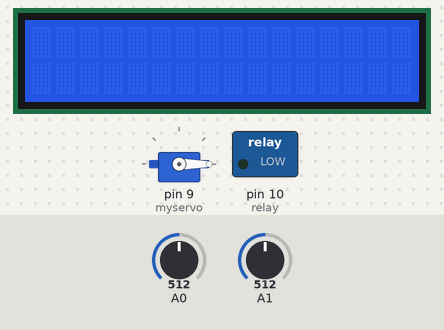
The sketch below on a simulated Arduino Uno, built with avr-gcc and run on an emulated ATmega328P. Parts: 16×2 character LCD, servo, switched loads named in the sketch (green lamp = pin HIGH). Wiring (inferred from the names in the program): DS1307 clock at I2C address 0x68. The test bench sets the inputs (shaded band); at power-on: A1 = 512, A0 = 512. The local clock reads 2024-03-15 10:24:30 at power-on unless the sketch sets it.

Above: at 1.2 s.
1.3 s: A1 set to 716
At 2.17 s:
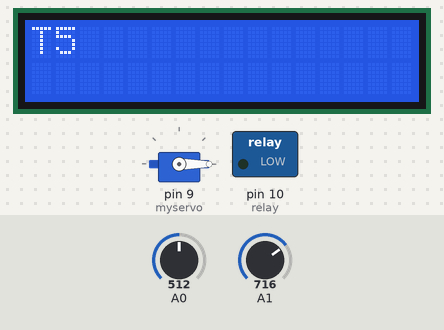
At 3.0 s:
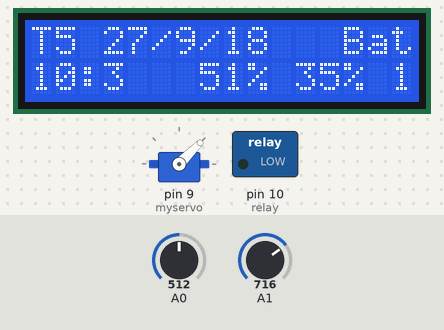
Timing chart, 0 to 10.0 s (numbered marks = the images above; inputs shaded):
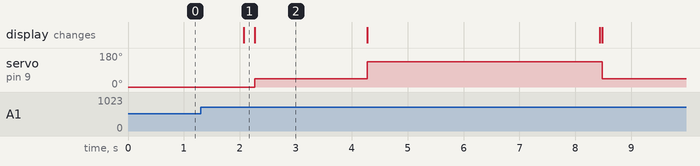

The sketch:

tuoi_cay_tu_dong.ino
```cpp
#include <Wire.h>
#include <LiquidCrystal_I2C.h>
#include "Servo.h"

#define servo1 9
#define relay 10

LiquidCrystal_I2C lcd(0x27, 16, 2);
Servo myservo;  // create servo object to control a servo

/* Địa chỉ của DS1307 */
const byte DS1307 = 0x68;
/* Số byte dữ liệu sẽ đọc từ DS1307 */
const byte NumberOfFields = 7;

/* khai báo các biến thời gian */
int second, minute, hour, day, wday, month, year; //giây, phút, giờ, thứ, ngày, tháng, năm
int humi1, humi2, temp;                             //Biến lưu nhiệt độ, độ ẩm đo hiện tại và lưu trong EEPROM
               //Biến lưu chế độ hoạt động của hệ thống, đếm thời gian

void setup() {
  // put your setup code here, to run once:

  Wire.begin();
 // Serial.begin(9600);
  lcd.begin();
  lcd.backlight();
  myservo.attach(9);
  myservo.write(0);
  pinMode(relay, OUTPUT);
  setTime(10, 3, 20, 5, 27, 9, 18); // 15:05:45 T4 06-12-2017
}

void loop() {
  // put your main code here, to run repeatedly:
  readDS1307();
  readSoilHumi1();
  readSoilHumi2();
  disPlay();

  if(humi1 < 60){
    digitalWrite(relay, LOW);
    myservo.write(45);
    lcd.setCursor(13,0);
    lcd.print("Bat");
    lcd.setCursor(15,1);
    lcd.print("1");
    delay(2000);
    }

  if(humi2 < 60){
    digitalWrite(relay, LOW);
    myservo.write(135);
    lcd.setCursor(13,0);
    lcd.print("Bat");
    lcd.setCursor(15,1);
    lcd.print("2");
    delay(2000);
    }

   if((humi1 > 70) && (humi2 > 70)){
    digitalWrite(relay, HIGH);
    myservo.write(0);
    lcd.setCursor(13,0);
    lcd.print("Tat");
    lcd.setCursor(15,1);
    lcd.print(" ");
   }
}
```

display.ino
```cpp
void disPlay(){
  lcd.setCursor(0,0);
  //Hiển thị thứ
  if(wday == 1) lcd.print("CN");
  else {
    lcd.print("T");
    lcd.print(wday);
  }
  delay(10);

  //Hiển thị ngày/tháng/năm
  lcd.setCursor(3,0);
  lcd.print(day);
  delay(10);
  lcd.print("/");
  delay(10);
  lcd.print(month);
  delay(10);
  lcd.print("/");
  delay(10);
  lcd.print(year);
  delay(10);
  lcd.print("  ");
  delay(10);

  //Hiển thị giờ:phút:giây
  lcd.setCursor(0,1);
  lcd.print(hour);
  delay(10);
  lcd.print(":");
  delay(10);
  lcd.print(minute);
  delay(10);
//  lcd.print(":");
//  delay(10);
//  lcd.print(second);
//  delay(10);
  lcd.print("  ");
  delay(10);

  //Hiển thị độ ẩm
  lcd.setCursor(7,1);
  lcd.print(humi1);
  delay(10);
  lcd.print("% ");
  delay(10);

  lcd.setCursor(11,1);
  lcd.print(humi2);
  delay(10);
  lcd.print("% ");
  delay(10);

  //Hiển thị trạng thái máy bơm
  lcd.setCursor(13,0);
  delay(10);
  if(!digitalRead(relay)){
    lcd.setCursor(13,0);
    lcd.print("Bat");
    }
  if(digitalRead(relay)){
    lcd.setCursor(13,0);
    lcd.print("Tat");
    }
}
```

ds1307.ino
```cpp
void readDS1307()
{
        Wire.beginTransmission(DS1307);
        Wire.write((byte)0x00);
        Wire.endTransmission();
        Wire.requestFrom(DS1307, NumberOfFields);

        second = bcd2dec(Wire.read() & 0x7f);
        minute = bcd2dec(Wire.read() );
        hour   = bcd2dec(Wire.read() & 0x3f); // chế độ 24h.
        wday   = bcd2dec(Wire.read() );
        day    = bcd2dec(Wire.read() );
        month  = bcd2dec(Wire.read() );
        year   = bcd2dec(Wire.read() );
        //year += 2000;
}
/* Chuyển từ format BCD (Binary-Coded Decimal) sang Decimal */
int bcd2dec(byte num)
{
        return ((num/16 * 10) + (num % 16));
}
/* Chuyển từ Decimal sang BCD */
int dec2bcd(byte num)
{
        return ((num/10 * 16) + (num % 10));
}


/* cài đặt thời gian cho DS1307 */
void setTime(byte hr, byte min, byte sec, byte wd, byte d, byte mth, byte yr)
{
        Wire.beginTransmission(DS1307);
        Wire.write(byte(0x00)); // đặt lại pointer
        Wire.write(dec2bcd(sec));
        Wire.write(dec2bcd(min));
        Wire.write(dec2bcd(hr));
        Wire.write(dec2bcd(wd)); // day of week: Sunday = 1, Saturday = 7
        Wire.write(dec2bcd(d));
        Wire.write(dec2bcd(mth));
        Wire.write(dec2bcd(yr));
        Wire.endTransmission();
}
```

humidity.ino
```cpp
int readSoilHumi1(){
  int a = 0, i;
  for(i = 0; i<20; i++){
    a += analogRead(A0);
    delay(50);
  }
  a = a/20;
  //Serial.println(a);
  humi1 = (1024-a)/10;
  //return soil_humi;
}

int readSoilHumi2(){
  int a = 0, i;
  for(i = 0; i<20; i++){
    a += analogRead(A1);
    delay(50);
  }
  a = a/20;
  //Serial.println(a);
  humi2 = (1024-a)/10;
  //return soil_humi;
}
```
